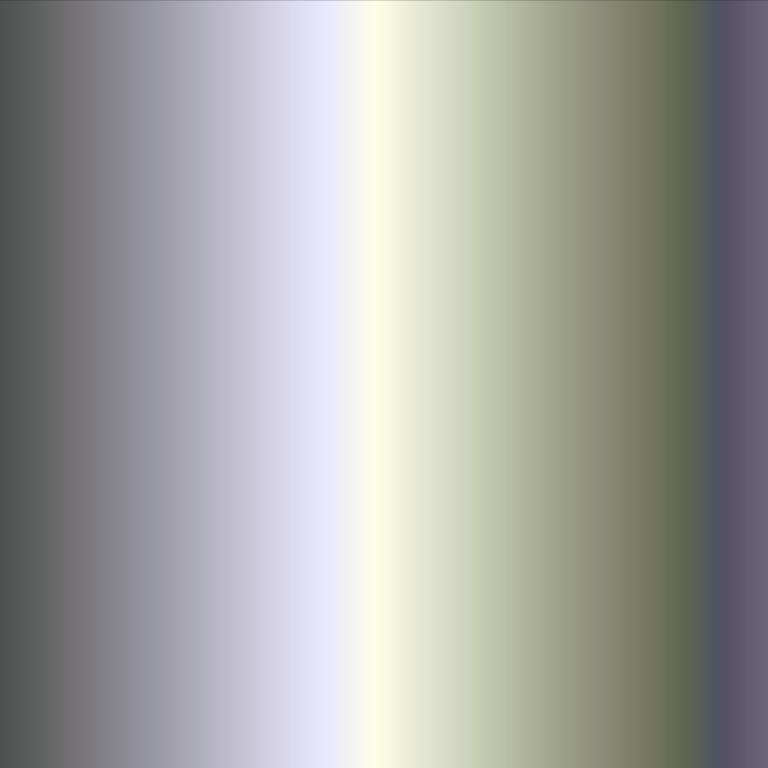
Frame 1 (no input)
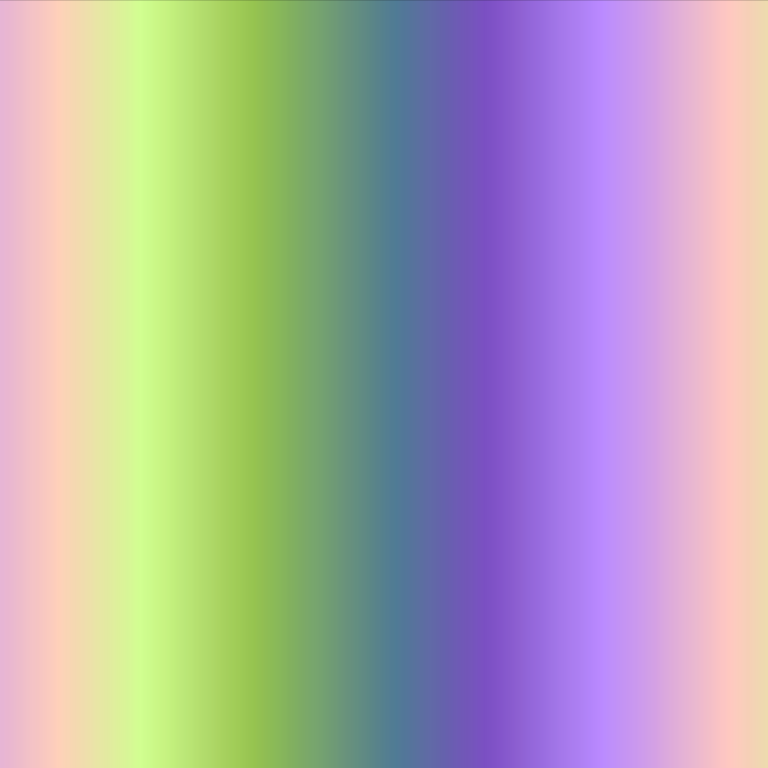
Frame 60 (the mouse pressed at the canvas centre just before this capture)
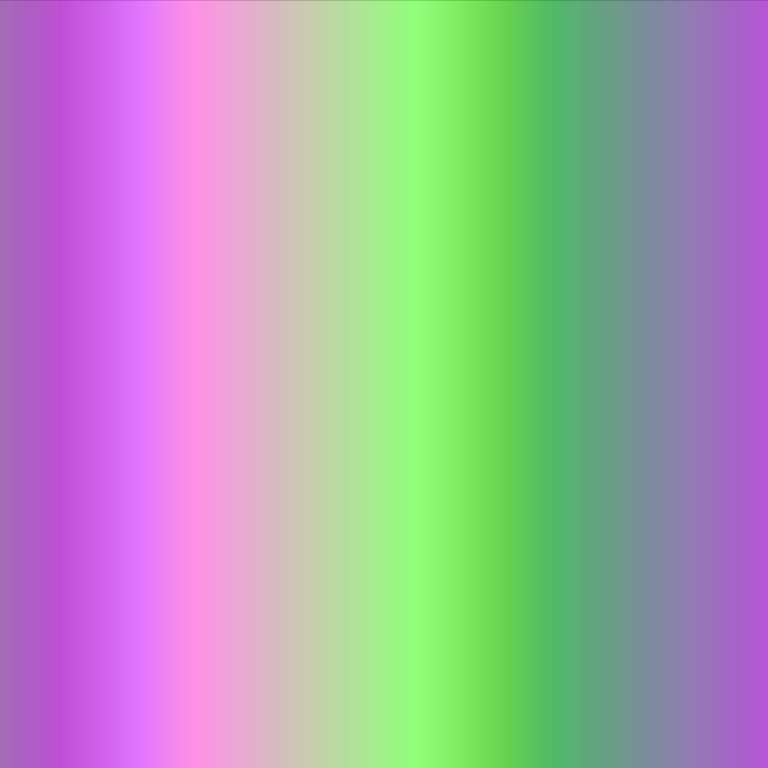
Frame 120 (the mouse held since frame 60 and released just before this capture)

The Processing sketch that drew these frames (run headless with seeded random() and noise(); from frame 60 on, the mouse is pressed at the canvas centre):

// Processing sketch: continuous_rainbow
// ── continuous_rainbow.pde
float red = 80;
float green = 80;
float blue = 80;
boolean redCount = true;
boolean greenCount = true;
boolean blueCount = true;


void setup() {
  size(768, 768);
  smooth(8);
}

void draw() {
  background(0);
  
  for(float x = 0; x <= width; x++) {
    drawLine(x);
    incrementColors();
  }
  delay(10);
}

void drawLine(float xVal) {
  stroke(red, green, blue); 
  line(xVal, 0, xVal, height);
}

void incrementColors() {
  if (redCount) {
    red += random(0, 1);
  } else {
    red -= random(0, 1);
  }
  
  if (greenCount) {
    green += random(0, 1);
  } else {
    green -= random(0, 1);
  }
  
  if (blueCount) {
    blue += random(0, 1);
  } else {
    blue -= random(0, 1);
  }
  
  if (red >= 255) {
    redCount = false;
  } else if (red <= 80) {
    redCount = true;
  }
  
  if (green >= 255) {
    greenCount = false;
  } else if (green <= 80) {
    greenCount = true;
  }
  
    if (blue >= 255) {
    blueCount = false;
  } else if (blue <= 80) {
    blueCount = true;
  }
  
}
